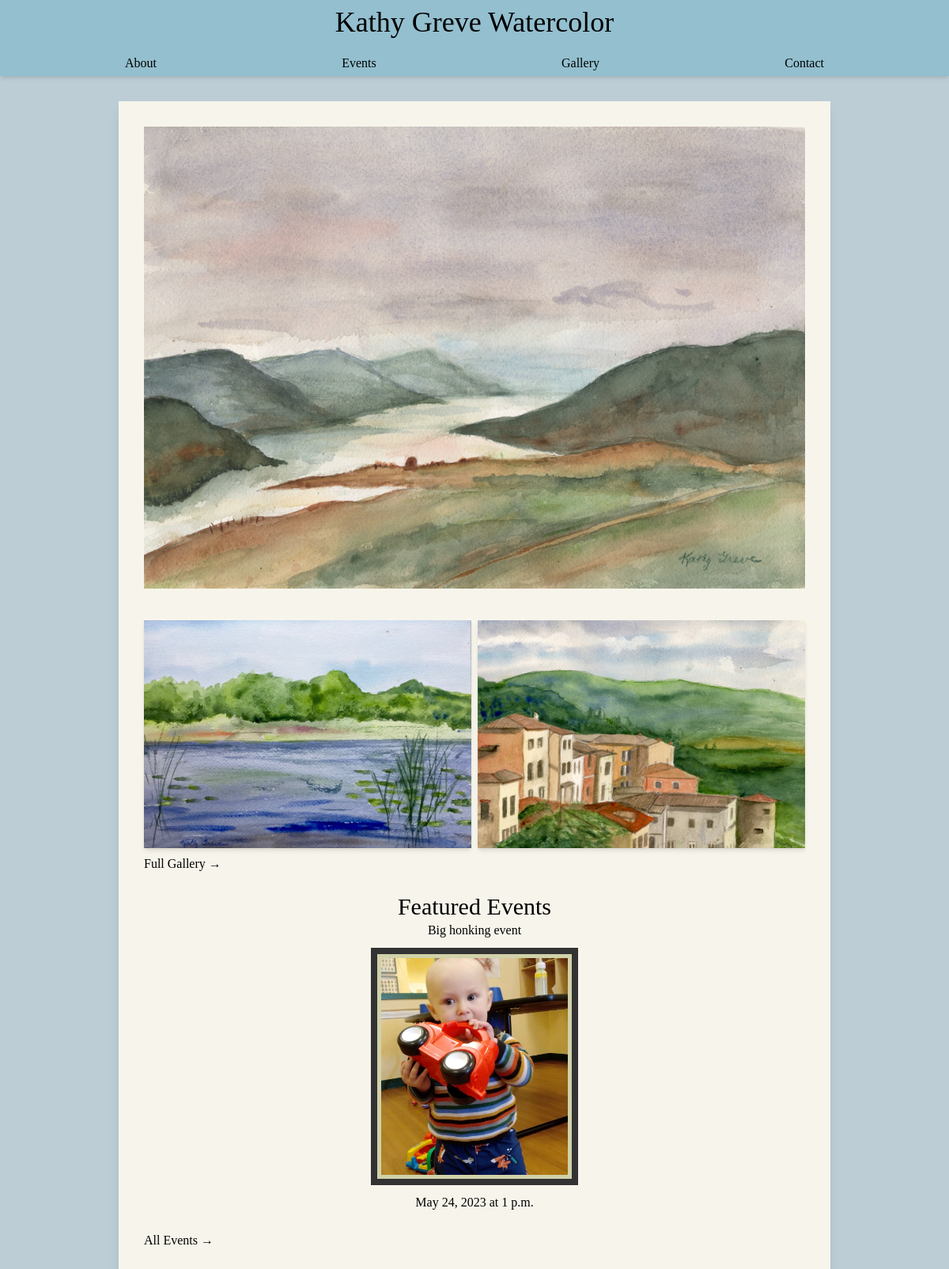
The page / on the database its author committed.
### art/models.py (models this page shows, shortened)
class Image(models.Model):
    title = models.CharField(max_length=200)
    image = models.ImageField(upload_to='images', default=None, blank=True)
    media = models.CharField(max_length=200, blank=True)
    description = models.TextField(blank=True)
    date = models.DateField(blank=True)
    for_sale = models.BooleanField(blank=True)
    sold = models.BooleanField(blank=True)
    price = models.IntegerField(blank=True, null=True)
    home_page = models.BooleanField(default=False)
    featured = models.BooleanField(blank=True)
    created_at = models.DateTimeField(auto_now_add=True)
    updated_at = models.DateTimeField(auto_now=True)

class Event(models.Model):
    event_name = models.CharField(max_length=200)
    description = models.TextField(blank=True, null=True)
    image = models.ImageField(upload_to='images', default=None, blank=True)
    featured = models.BooleanField(default = False)
    ongoing_event = models.BooleanField(default=False)
    event_start_date = models.DateField()
    event_time = models.TimeField()
    event_end_date = models.DateField(blank=True, null=True)
    event_address = models.CharField(max_length=200)
    event_city = models.CharField(max_length=30)
    event_state = models.CharField(max_length=20)
    event_zip = models.CharField(max_length=15)
    created_at = models.DateTimeField(auto_now_add=True)
    updated_at = models.DateTimeField(auto_now=True)

### art/views.py (the view, shortened to what this page needs)
# urls.py: path("", views.IndexView.as_view()),
class IndexView(TemplateView):
    template_name = "art/index.html"
    def get(self, request, *args, **kwargs):
        today = date.today()
        year_later = date(today.year + 1, today.month, today.day)
        heroImage = Image.objects.filter(home_page=True).order_by("created_at")[0]
        featured_events = Event.objects.filter(
            event_start_date__range=[today, year_later]
        ).order_by("event_start_date")[:3]
        featured_images = Image.objects.filter(featured=True).order_by("created_at")
        context = {
            "manage": False,
            "featured_images": featured_images,
            "hero_image": heroImage,
            "featured_events": featured_events,
        }
        if request.user.is_authenticated:
            context["manage"] = True
        return render(request, self.template_name, context)

### art/Templates/art/index.html (shortened to what this page needs)
<!DOCTYPE html>
<html lang="en">
  <head>
    {% extends "../base.html" %} {% load static tailwind_tags %}
    {% block content %}
    <div>{% include '../Components/hero.html' %}</div>
    <div>{% include '../Components/featured_pieces.html'  with featured_images=featured_images title='Featured Pieces'  %}</div>
    <div>{% include '../Components/featured_events.html' with events=featured_events title='Featured Events' %}</div>
    {% endblock %}

### art/Templates/Components/hero.html (shortened to what this page needs)
<div id="home-hero" class="w-full min-h-[600px] h-[90vh] relative">
  <img alt="Kathy Greve Painting hero Image" class="object-cover w-full h-full content-center" src="{{ hero_image.image.url}}" />
</div>

### art/Templates/Components/featured_pieces.html
{% load mathfilters %}
<div class="grid grid-cols-4 grid-flow-row-dense gap-2 items-center mt-6">
  {% for image in featured_images %} {% if image.home_page == False %}
  {% with ratio=image.image.width|div:image.image.height %}
  {% if ratio < 1.25 %}
  <img
    alt="Kathy Greve Painting featured painting"
    class="object-scale col-span-2 w-full h-72 content-center object-cover shadow-md"
    src="{{ image.image.url }}"
  />
  {% elif ratio < 1.75 %}
  <img
    alt="Kathy Greve Painting featured painting"
    class="object-scale col-span-2 w-full h-72 content-center object-cover shadow-md"
    src="{{ image.image.url }}"
  />
  {% else %}
  <img
    alt="Kathy Greve Painting featured painting"
    class="object-scale col-span-3 w-full h-72 content-center object-cover shadow-md"
    src="{{ image.image.url }}"
  />
  {% endif %} {% endwith %}{% endif %} {% endfor %}
</div>
<div class="flex flex-row w-full justify-start mt-2 mx-auto">
  <a href="/gallery">
    <h3>Full Gallery →</h3>
  </a>
</div>

### art/Templates/Components/featured_events.html
<div class="flex flex-col justify-center items-center mt-6">
  <h2 class="text-3xl">{{ title }}</h2>
  <div class="flex flex-row w-full items-center justify-around">
    {% for event in events %}
    <div class="flex flex-col justify-start items-center w-1/3 h-96 mx-6">
      <h2 class="text-center">{{ event.event_name }}</h2>
      <a
        href="events/{{ event.id }}"
        class="col-span-1 h-80 flex flex-col justify-center items-start p-2"
      >
        <img
          src="{{ event.image.url }}"
          alt="connect"
          class="col-span-1 h-full mat relative object-cover"
          style="max-height: 300px"
        />
      </a>
      {% if event.ongoing_event == True%}
      <h4 class="text-center">{{ event.event_start_date}} - {{event.event_end_date}}</h4>
      {% else %}
      <h4 class="text-center">
        {{ event.event_start_date}} at {{event.event_time}}
      </h4>
      {% endif %}
    </div>
      {% endfor %}
  </div>
  <div class="flex flex-row w-full justify-start mt-2 mx-auto">
    <a href="/events">
      <h3>All Events →</h3>
    </a>
  </div>
</div>

### rows shown on the page
Image: image (picture)
Image: image (picture)
Image: image (picture)
Event: event_name "Big honking event", image (picture), event_start_date "May 24, 2023", event_time "1 p.m."

### other values the page prints
{{ title }} "Featured Events"
